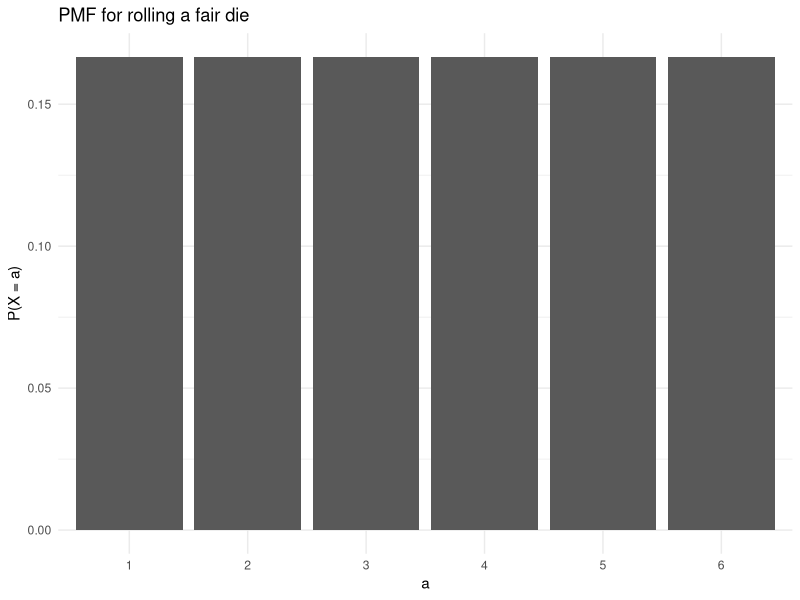
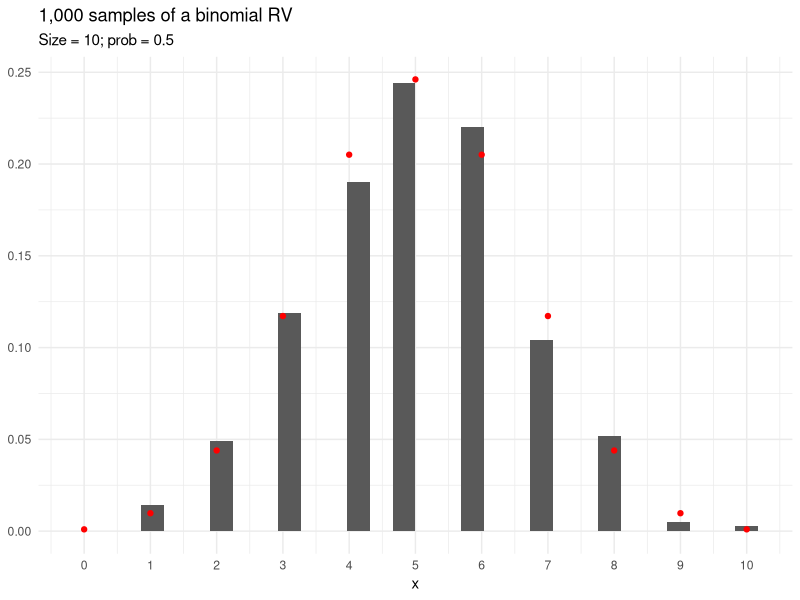
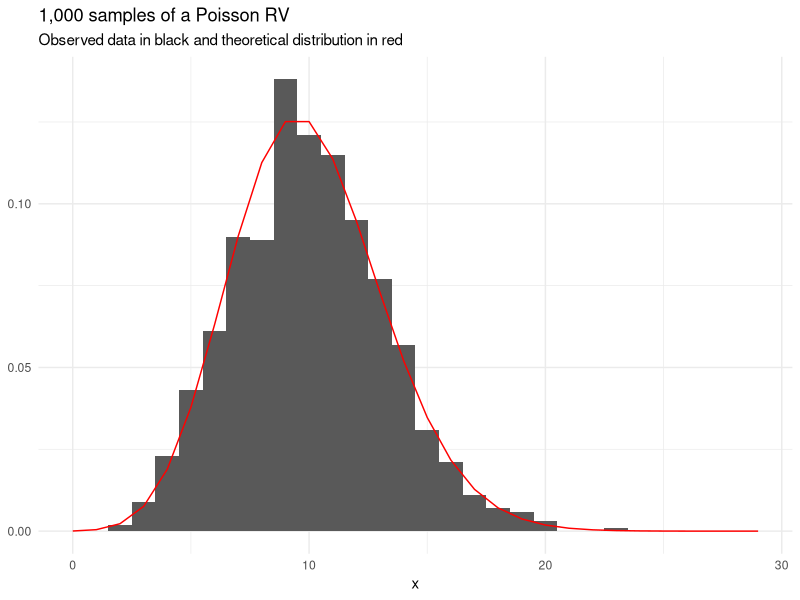
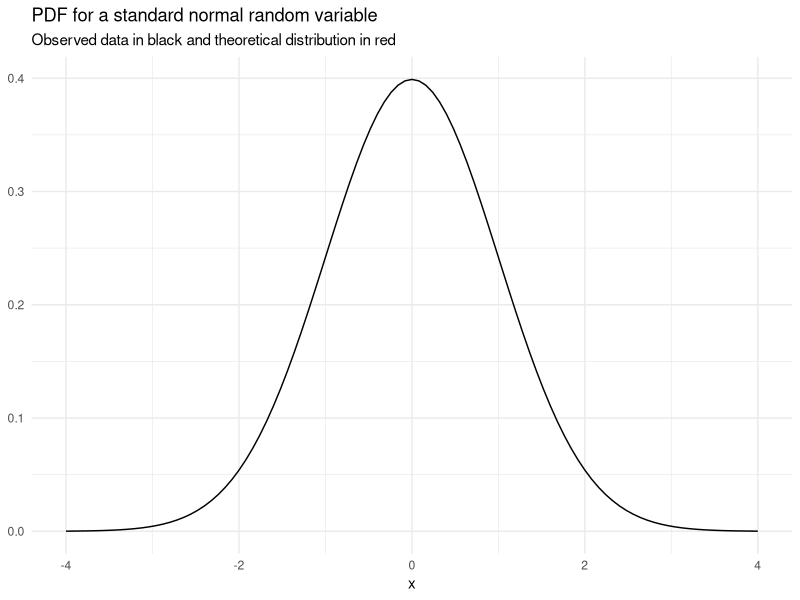
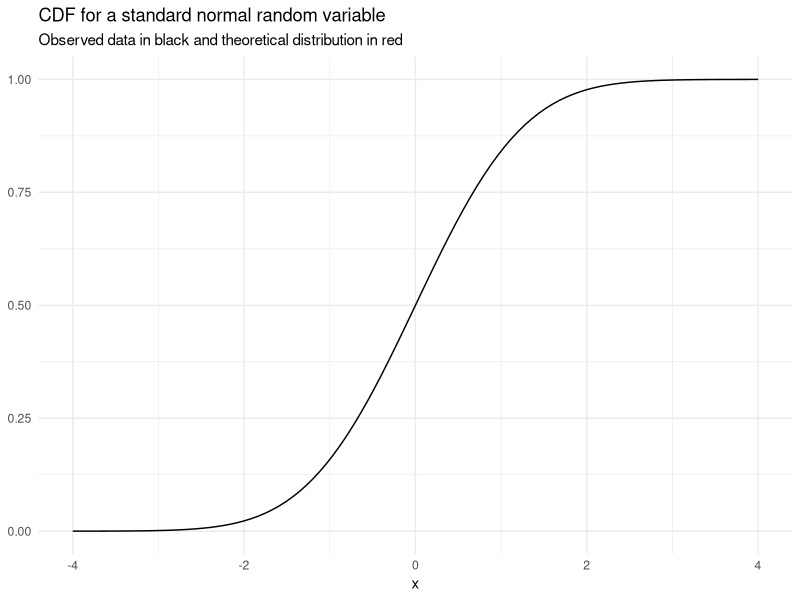
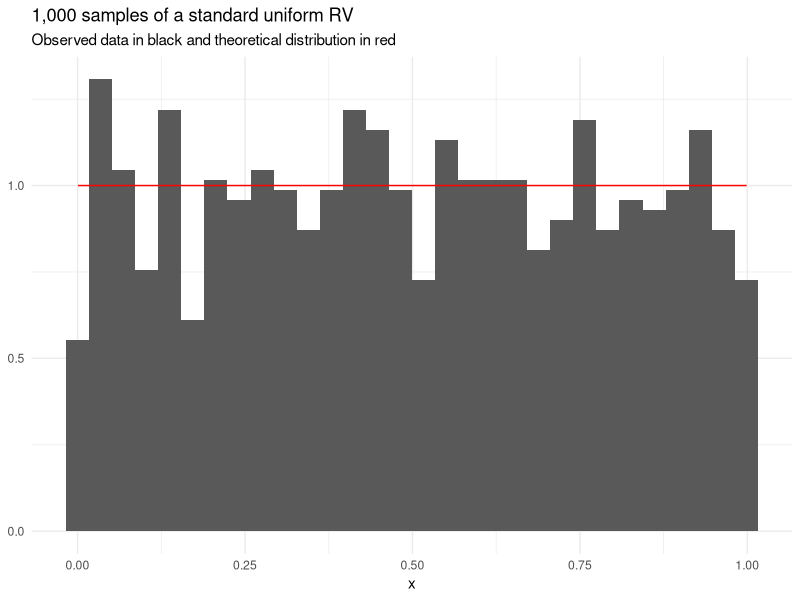
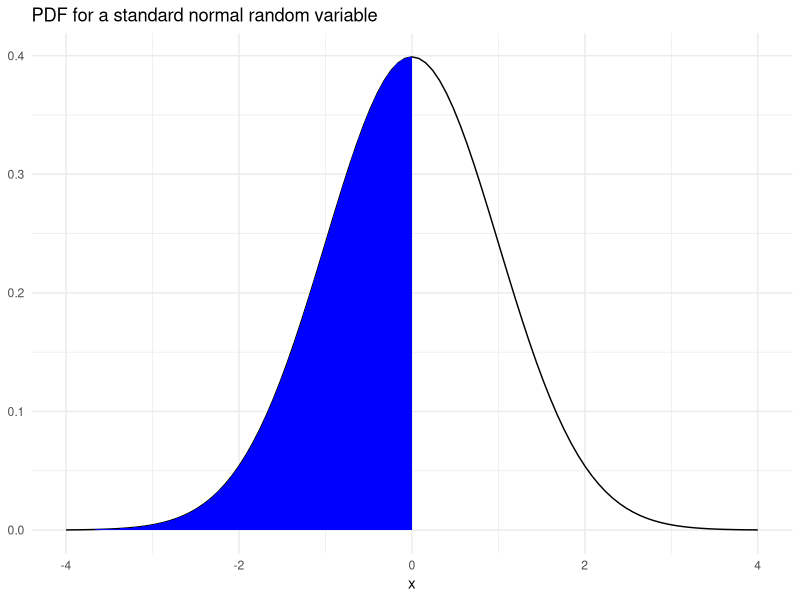
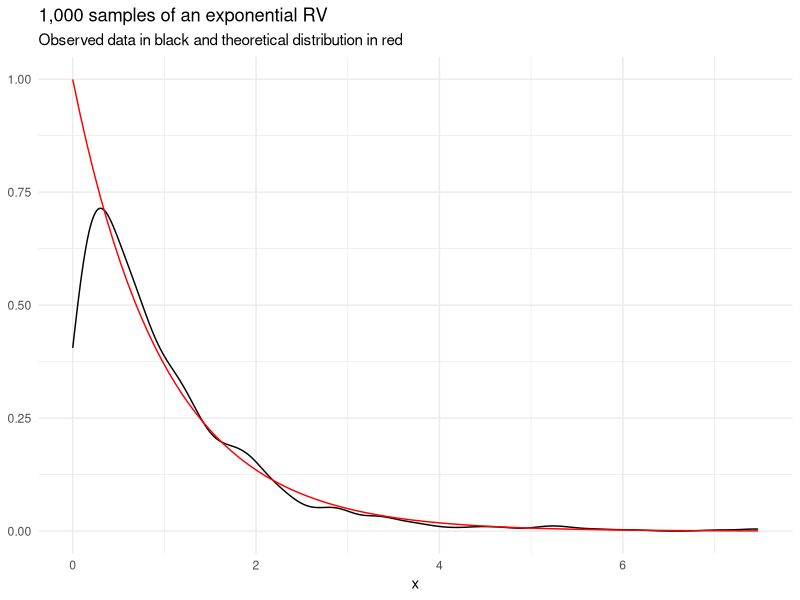

These charts were generated, in order, by the following R code: (Note: this script raises an error after producing the figures.)
## ---- chunk 1
#| echo: false

exercise_number <- 1

## ---- chunk 2
#| label: rmarkdown-setup
#| echo: false
#| message: false
#| warning: false

library(MASS)
library(tidyverse)
library(broom)

theme_set(theme_minimal())

## ---- chunk 3
#| label: fig-die
#| fig-cap: PMF for rolling a fair die
#| code-fold: true

tibble(
  a = factor(1:6),
  `P(X = a)` = rep(1 / 6, 6)
) |>
  ggplot(aes(a, `P(X = a)`)) +
  geom_col() +
  labs(title = "PMF for rolling a fair die")

## ---- chunk 4
#| label: fig-binomial
#| fig-cap: 1,000 random draws from a binomial distribution with 10 trials and p = 0.5
#| code-fold: true
#| message: false

tibble(
  x = rbinom(n = 1000, size = 10, prob = 0.5)
) |>
  ggplot(aes(x)) +
  geom_histogram(aes(y = after_stat(count / sum(count)))) +
  scale_x_continuous(breaks = 0:10) +
  geom_point(data = tibble(x = 0:10, y = map_dbl(0:10, dbinom, size = 10, prob = 0.5)),
             aes(x, y),
             color = "red") +
  labs(
    title = "1,000 samples of a binomial RV",
    subtitle = "Size = 10; prob = 0.5",
    y = NULL
  ) 

## ---- chunk 5
dbinom(x = 10, size = 10, prob = 0.5)

## ---- chunk 6
pbinom(q = 3, size = 10, prob = 0.5)

## ---- chunk 7
qbinom(p = 0.1, size = 10, prob = 0.5)

## ---- chunk 8
rbinom(n = 10, size = 10, prob = 0.5)

## ---- chunk 9
#| echo: false

exercise_number <- exercise_number + 1
## ---- chunk 10
#| label: fig-poisson
#| code-fold: true
#| fig-cap: 1,000 samples of a Poisson RV
#| message: false

set.seed(20200905)

tibble(
  x = rpois(1000, lambda = 10)
) |>
  ggplot(aes(x)) +
  geom_histogram(aes(y = after_stat(count / sum(count)))) +
  scale_x_continuous(limits = c(0, 29)) +
  stat_function(fun = dpois, n = 30, color = "red", args = list(lambda = 10)) + 
  labs(
    title = "1,000 samples of a Poisson RV",
    subtitle = "Observed data in black and theoretical distribution in red",
    y = NULL
  ) 

## ---- chunk 11
sample(x = 1:6, size = 1)

## ---- chunk 12
sample(
  x = c("rain", "sunshine"), 
  size = 1, 
  prob = c(0.1, 0.9)
)

## ---- chunk 13
#| echo: false

exercise_number <- exercise_number + 1
## ---- chunk 14
#| code-fold: true

tibble(x = c(-4, 4)) |>
  ggplot(aes(x)) +
  stat_function(fun = dnorm, n = 101, args = list(mean = 0, sd = 1)) + 
  labs(
    title = "PDF for a standard normal random variable",
    subtitle = "Observed data in black and theoretical distribution in red",
    y = NULL
  ) 

## ---- chunk 15
#| code-fold: true

tibble(x = c(-4, 4)) |>
  ggplot(aes(x)) +
  stat_function(fun = pnorm, n = 101, args = list(mean = 0, sd = 1)) + 
  labs(
    title = "CDF for a standard normal random variable",
    subtitle = "Observed data in black and theoretical distribution in red",
    y = NULL
  ) +
  theme_minimal()

## ---- chunk 16
#| code-fold: true
#| message: false

set.seed(20200904)

tibble(
  x = runif(1000)
) |>
  ggplot(aes(x)) +
  geom_histogram(aes(y = after_stat(density))) +
  stat_function(fun = dunif, n = 101, color = "red") + 
  labs(
    title = "1,000 samples of a standard uniform RV",
    subtitle = "Observed data in black and theoretical distribution in red",    
    y = NULL
  ) 

## ---- chunk 17
#| code-fold: true

tibble(x = c(-4, 4)) |>
  ggplot(aes(x)) +
  stat_function(fun = dnorm, n = 101, args = list(mean = 0, sd = 1)) + 
  geom_area(stat = "function", fun = dnorm, fill = "blue", xlim = c(-4, 0)) +
  labs(
    title = "PDF for a standard normal random variable",
    y = NULL
  ) 

## ---- chunk 18
#| echo: false

exercise_number <- exercise_number + 1
## ---- chunk 19
#| code-fold: true

tibble(
  x = rexp(n = 1000, rate = 1)
) |>
  ggplot(aes(x)) +
  geom_density() +
  stat_function(fun = dexp, n = 101, args = list(rate = 1), color = "red") + 
  labs(
    title = "1,000 samples of an exponential RV",
    subtitle = "Observed data in black and theoretical distribution in red",    
    y = NULL
  ) 

## ---- chunk 20
set.seed(20230909)
x <- rbinom(n = 8, size = 10, prob = 0.3)

x

## ---- chunk 21
mle_binom <- sum(x) / (10 * 8)

mle_binom

## ---- chunk 22
set.seed(20230909)
x <- rnorm(n = 200, mean = 0, sd = 1)

## ---- chunk 23
mean_hat <- mean(x)

mean_hat

sigma2_hat <- mean((x - mean(x)) ^ 2)

sigma2_hat

tibble(x = x) |>
  ggplot() +
  geom_histogram(aes(x, y = after_stat(density))) +
  stat_function(fun = dnorm, color = "red", args = list(mean = mean_hat, sd = sqrt(sigma2_hat)))

## ---- chunk 24
set.seed(20230909)
x <- rexp(n = 200, rate = 10)

mle_exp <- 1 / mean(x)

mle_exp

tibble(x = x) |>
  ggplot() +
  geom_histogram(aes(x, y = after_stat(density))) +
  stat_function(fun = dexp, color = "red", args = list(rate = mle_exp))

## ---- chunk 25
#| echo: false

exercise_number <- exercise_number + 1
## ---- chunk 26
#| code-fold: true

x <- c(
  30970.787, 10901.544, 15070.015, 10445.772, 8972.258, 
  15759.614, 13341.328, 18498.858, 134462.066, 17498.930, 
  7112.306, 27336.795, 75526.381, 110123.606, 32910.618, 
  16764.452, 21244.380, 18952.455, 954373.470, 4219.635,
  7078.766, 27657.996, 18337.097, 14566.525, 14220.000, 
  21457.202, 9322.311, 26018.018, 96325.728, 26780.329, 
  25833.356, 10719.360, 8642.935, 29302.623, 10517.174,
  33831.547, 339077.456, 5805.707, 141505.710, 28168.790, 
  10446.378, 4993.349, 27502.949, 35519.162, 45761.505, 
  26163.096, 72163.668, 15515.435, 69396.895, 84972.590, 
  67248.460, 26966.374, 24624.339, 4779.110, 23330.279,
  196311.913, 20517.739, 80257.587, 32108.466, 9735.061, 
  20502.579, 2544.004, 165909.040, 20949.512, 16643.695, 
  30267.741, 8359.024, 13355.154, 8425.988, 4491.550,
  32071.872, 61648.149, 75074.135, 62842.985, 26040.648, 
  68733.979, 63368.710, 11157.211, 5782.610, 3629.674, 
  44399.230, 2852.381, 8200.453, 41249.003, 15006.791,
  808974.653, 30705.915, 6341.954, 28208.144, 5409.821,
  54566.805, 10894.864, 4583.550, 31110.875, 43474.872, 
  69059.161, 33054.574, 8789.910, 218887.477, 11051.292, 
  3366.743, 63853.329, 68756.561, 48031.259, 11707.191,
  26593.634, 8868.942, 19225.309, 27704.670, 10666.549, 
  47151.963, 20343.604, 123932.502, 33030.986, 5412.023, 
  23540.382, 9894.513, 52742.541, 21397.990, 25100.143,
  23757.882, 48347.300, 4325.134, 23816.776, 11907.656, 
  24179.849, 25967.574, 7531.294, 15131.240, 21595.781, 
  40473.936, 35390.849, 4060.563, 55334.157, 37058.771, 
  34050.456, 17351.500, 7453.829, 48131.565, 10576.746,
  26450.754, 33592.986, 21425.018, 34729.337, 77370.078, 
  5819.325, 9067.356, 19829.998, 20120.706, 3637.042, 
  44812.638, 22930.229, 29683.776, 76366.822, 15464.594, 
  1273.101, 53036.266, 2846.294, 114076.200, 14492.680, 
  55071.554, 31597.849, 199724.125, 52332.510, 98411.129, 
  43108.506, 6580.620, 12833.836, 8846.348, 7599.796, 
  6952.447, 30022.143, 24829.739, 40784.581, 8997.219,
  3786.354, 11515.298, 116515.617, 137873.967, 3282.185,
  107886.676, 13184.850, 51083.235, 2907.886, 51827.538, 
  37564.196, 23196.399, 20169.037, 9020.364, 11118.250, 
  56930.060, 11657.302, 84642.584, 44948.450, 16610.166, 
  5509.231, 4770.262, 15614.233, 5993.999, 22628.114
)
## ---- chunk 27
#| label: fig-mvnorm
#| fig-cap: "Samples from Multivariate Normal Distributions"
#| fig-subcap:
#|   - "Strong Positive Covariance"
#|   - "Weak Covariance"
#|   - "Strong Negative Covariance" 
#| layout-ncol: 3

Sigma1 <- matrix(c(1, 0.8, 
                   0.8, 1),
                 nrow = 2,
                 byrow = TRUE)
  
mvrnorm(n = 1000, mu = c(0, 0), Sigma = Sigma1) |>
  as_tibble() |>
  ggplot(aes(V1, V2)) +
  geom_point()

Sigma2 <- matrix(c(1, 0.2, 
                   0.2, 1),
                 nrow = 2,
                 byrow = TRUE)

mvrnorm(n = 1000, mu = c(0, 0), Sigma = Sigma2) |>
  as_tibble() |>
  ggplot(aes(V1, V2)) +
  geom_point()

Sigma3 <- matrix(c(1, -0.8, 
                   -0.8, 1),
                 nrow = 2,
                 byrow = TRUE)

mvrnorm(n = 1000, mu = c(0, 0), Sigma = Sigma3) |>
  as_tibble() |>
  ggplot(aes(V1, V2)) +
  geom_point()

## ---- chunk 28
#' Count the proportion of n tosses that turn up heads
#'
#' @param n An integer for the number of tosses
#'
#' @return The proportion of n tosses that turn up heads
#' 
count_heads <- function(n) {
  
  # toss the fair coin n times
  coin_tosses <- rbinom(n = n, size = 1, prob = 0.5)
    
  coin_tosses <- if_else(coin_tosses == 1, "heads", "tails")
  
  # calculate the proportion of heads
  prop_heads <- mean(coin_tosses == "heads")
  
  return(prop_heads)
  
}

## ---- chunk 29
set.seed(11)
count_heads(n = 10)

## ---- chunk 30
set.seed(20)
count_heads(n = 1000000)

## ---- chunk 31
coin <- c("heads", "tails")

set.seed(20210901)

tibble(
  `Number of flips` = 1:1000,
  head = sample(x = coin, size = 1000, replace = TRUE) == "heads"
) |>
  mutate(`Proportion of heads` = cummean(head)) |>
  ggplot(aes(`Number of flips`, `Proportion of heads`)) +
  geom_hline(yintercept = 0.5, color = "red") +
  geom_step() +
  scale_y_continuous(limits = c(0, 1)) +
  labs(title = "Proportion of heads by number of flips")

## ---- chunk 32
#' Calculate the proportion of unique values from a vector of integers included 
#' in a bootstrap sample
#'
#' @param integers A vector of integers
#'
#' @return The proportion of integers included in the bootstrap sample
#' 
count_uniques <- function(integers) {
  
  # generate a bootstrap sample
  samples <- sample(integers, size = length(integers), replace = TRUE)
  
  # calculate the proportion of unique values from the original vector
  prop_unique <- length(unique(samples)) / length(integers)
  
  return(prop_unique)
  
}

## ---- chunk 33
# pre-allocate the output vector for efficient computation
prop_unique <- vector(mode = "numeric", length = 100000)
for (i in seq_along(prop_unique)) {
  
  prop_unique[i] <- count_uniques(integers = 1:100)
  
}

## ---- chunk 34
mean(prop_unique)

## ---- chunk 35
quantile(prop_unique, probs = c(0.025, 0.975))

## ---- chunk 36
#| warning: false

expand_grid(
  x = seq(0, 4, 0.1),
  y = seq(0, 2, 0.1)
) |>
ggplot() +
  ggforce::geom_circle(aes(x0 = 2, y0 = 1, r = 1), fill = "blue", color = NA) +
  geom_rect(aes(xmin = 0, xmax = 1, ymin = 0, ymax = 1), fill = "red", color = NA) +
  geom_rect(aes(xmin = 0, xmax = 3, ymin = 0, ymax = 2), fill = NA, color = "black") +
  coord_fixed()

## ---- chunk 37
number_of_samples <- 2000000

# sample points in a rectangle with x in [0, 3] and y in [0, 2]
set.seed(20210907)
samples <- tibble(
  x = runif(number_of_samples, min = 0, max = 3),
  y = runif(number_of_samples, min = 0, max = 2)
)

# calculate if (x, y) is in the circle, the square, or neither
samples <- samples |>
  mutate(
    in_square = between(x, 0, 1) & between(y, 0, 1),
    in_circle = (x - 2) ^ 2 + (y - 1) ^ 2 < 1
  ) 

# calculate the proportion of samples in each shape
prop_in_shapes <- samples |>
  summarize(
    prop_in_square = mean(in_square), 
    prop_in_circle = mean(in_circle)
  ) 

# calculate the ratio
prop_in_shapes |>
  mutate(prop_in_circle / prop_in_square) |>
  print(digits = 3)

## ---- chunk 38
set.seed(20210906)

data <- map(
  .x = 1:1000,
  .f = ~ tibble(
    x = rnorm(n = 10000, mean = 0, sd = 2),
    epsilon = rnorm(n = 10000, mean = 0, sd = 10),
    y = 5 + 15 * x + epsilon
  )
)

## ---- chunk 39
estimated_models <- map(
  .x = data,
  .f = ~ lm(y ~ x, data = .x)
)

## ---- chunk 40
coefficients <- map_df(
  .x = estimated_models,
  .f = tidy,
  conf.int = TRUE
)

## ---- chunk 41
model_metrics <- map_df(
  .x = estimated_models,
  .f = glance
) 

model_metrics |>
  ggplot(aes(sigma)) +
  geom_histogram() +
  labs(title = "Plot of the estimated residual standard errors")

## ---- chunk 42
coefficients |>
  ggplot(aes(estimate)) +
  geom_histogram() +
  facet_wrap(~term, scales = "free_x") +
  labs(title = "Coefficients estimates across 10,000 samples")

## ---- chunk 43
coefficients |>
  group_by(term) |>
  summarize(
    mean(estimate), 
    sd(estimate)
  )

## ---- chunk 44
coefficients |>
  filter(term == "x") |>
  summarize(ci_contain_beta = mean(conf.low <= 15 & conf.high >= 15))

coefficients |>
  filter(term == "(Intercept)") |>
  summarize(ci_contain_beta = mean(conf.low <= 5 & conf.high >= 5))

## ---- chunk 45
generate_queue <- function(t, lambda, mu) {
  
  # 1 sample t and s
  t_i <- rexp(100, rate = lambda) 
  s_i <- rexp(100, rate = mu) 
  
  while(sum(t_i) < t) {
    
    t_i <- c(t_i, rexp(100, rate = lambda)) 
    s_i <- c(s_i, rexp(100, rate = mu))
    
  }
  
  # 2 calculate a
  a_i <- cumsum(t_i)
  
  #
  w_i <- vector(mode = "double", length = length(t_i))
  d_i <- vector(mode = "double", length = length(t_i)) 
  d_i[1] <- a_i[1] + s_i[1]
  w_i[1] <- 0
  for (i in seq_along(d_i)) {
    
    w_i[i] <- max(0, d_i[i - 1] - a_i[i])
    d_i[i] <- a_i[i] + w_i[i] + s_i[i]
                
  }
  
  tibble(
    interarrival_time = t_i,
    arrival_time = a_i,
    service_time = s_i,
    wait_time = w_i,
    departure_time = d_i
  )
  
}


## ---- chunk 46
set.seed(19920401)
queue <- generate_queue(t = 100, lambda = 1, mu = 1)

queue

## ---- chunk 47
flow <- tibble::tibble(
  time = c(queue$arrival_time, queue$departure_time),
  type = c(rep("arrival", length(queue$arrival_time)), 
           rep("departure", length(queue$departure_time))), 
  change = c(rep(1, length(queue$arrival_time)), rep(-1, length(queue$departure_time))),
) |>
  arrange(time) |> 
  filter(time < 100) |> 
  mutate(queue = cumsum(change) - 1)

flow |>
  ggplot(aes(time, queue)) +
  geom_step() +
  labs(title = "Simulated queue at the Social Security office")

## ---- chunk 48
#' Generate wait times at the queue
#'
#' @param person_number An integer for the person of interest
#' @param iterations An integer for the number of Monte Carlo iterations
#' @param t A value for the maximum time
#'
#' @return A vector of wait times
#' 
generate_waits <- function(person_number, iterations, t) {
  
  wait_time <- vector(mode = "numeric", length = iterations)
  for (i in seq_along(wait_time)) {
    
    wait_time[i] <- generate_queue(t = t, lambda = 1, mu = 1)$wait_time[person_number]
    
  }
  
  return(wait_time)
  
}

set.seed(20200908)
wait_time <- generate_waits(person_number = 5, iterations = 10000, t = 50)

mean(wait_time)

quantile(wait_time, probs = c(0.025, 0.5, 0.975))

## ---- chunk 49
#| echo: false

exercise_number <- exercise_number + 1
## ---- chunk 50
#| echo: false

exercise_number <- exercise_number + 1
## ---- chunk 51
#| include: false

sample_n <- function() {
  
  x1 <- rnorm(n = 1, mean = 0, sd = 1)
  x2 <- rnorm(n = 1, mean = 1, sd = 1)
  x3 <- rnorm(n = 1, mean = 2, sd = 1)
  
  x1 < x2 & x2 < x3
  
}

mean(map_lgl(.x = 1:10000, .f = ~sample_n()))

